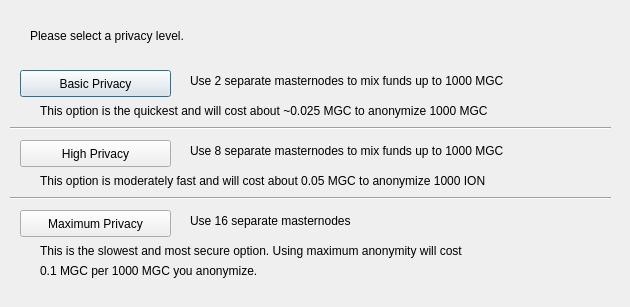
<?xml version="1.0" encoding="UTF-8"?>
<ui version="4.0">
 <class>DarksendConfig</class>
 <widget class="QDialog" name="DarksendConfig">
  <property name="geometry">
   <rect>
    <x>0</x>
    <y>0</y>
    <width>630</width>
    <height>307</height>
   </rect>
  </property>
  <property name="windowTitle">
   <string>Configure Darksend</string>
  </property>
  <widget class="QPushButton" name="buttonBasic">
   <property name="geometry">
    <rect>
     <x>20</x>
     <y>70</y>
     <width>151</width>
     <height>27</height>
    </rect>
   </property>
   <property name="text">
    <string>Basic Privacy</string>
   </property>
  </widget>
  <widget class="QPushButton" name="buttonHigh">
   <property name="geometry">
    <rect>
     <x>20</x>
     <y>140</y>
     <width>151</width>
     <height>27</height>
    </rect>
   </property>
   <property name="text">
    <string>High Privacy</string>
   </property>
  </widget>
  <widget class="QPushButton" name="buttonMax">
   <property name="geometry">
    <rect>
     <x>20</x>
     <y>210</y>
     <width>151</width>
     <height>27</height>
    </rect>
   </property>
   <property name="text">
    <string>Maximum Privacy</string>
   </property>
  </widget>
  <widget class="QLabel" name="label">
   <property name="geometry">
    <rect>
     <x>30</x>
     <y>20</y>
     <width>571</width>
     <height>31</height>
    </rect>
   </property>
   <property name="text">
    <string>Please select a privacy level.</string>
   </property>
  </widget>
  <widget class="QLabel" name="label_2">
   <property name="geometry">
    <rect>
     <x>190</x>
     <y>70</y>
     <width>421</width>
     <height>21</height>
    </rect>
   </property>
   <property name="text">
    <string>Use 2 separate masternodes to mix funds up to 1000 MGC</string>
   </property>
  </widget>
  <widget class="QLabel" name="label_3">
   <property name="geometry">
    <rect>
     <x>190</x>
     <y>140</y>
     <width>411</width>
     <height>21</height>
    </rect>
   </property>
   <property name="text">
    <string>Use 8 separate masternodes to mix funds up to 1000 MGC</string>
   </property>
  </widget>
  <widget class="QLabel" name="label_4">
   <property name="geometry">
    <rect>
     <x>190</x>
     <y>210</y>
     <width>421</width>
     <height>21</height>
    </rect>
   </property>
   <property name="text">
    <string>Use 16 separate masternodes</string>
   </property>
  </widget>
  <widget class="QLabel" name="label_6">
   <property name="geometry">
    <rect>
     <x>40</x>
     <y>100</y>
     <width>561</width>
     <height>21</height>
    </rect>
   </property>
   <property name="text">
    <string>This option is the quickest and will cost about ~0.025 MGC to anonymize 1000 MGC</string>
   </property>
  </widget>
  <widget class="QLabel" name="label_7">
   <property name="geometry">
    <rect>
     <x>40</x>
     <y>170</y>
     <width>561</width>
     <height>21</height>
    </rect>
   </property>
   <property name="text">
    <string>This option is moderately fast and will cost about 0.05 MGC to anonymize 1000 ION</string>
   </property>
  </widget>
  <widget class="QLabel" name="label_8">
   <property name="geometry">
    <rect>
     <x>40</x>
     <y>240</y>
     <width>561</width>
     <height>21</height>
    </rect>
   </property>
   <property name="text">
    <string>This is the slowest and most secure option. Using maximum anonymity will cost</string>
   </property>
  </widget>
  <widget class="QLabel" name="label_9">
   <property name="geometry">
    <rect>
     <x>40</x>
     <y>260</y>
     <width>561</width>
     <height>21</height>
    </rect>
   </property>
   <property name="text">
    <string>0.1 MGC per 1000 MGC you anonymize.</string>
   </property>
  </widget>
  <widget class="Line" name="line">
   <property name="geometry">
    <rect>
     <x>10</x>
     <y>120</y>
     <width>601</width>
     <height>16</height>
    </rect>
   </property>
   <property name="orientation">
    <enum>Qt::Horizontal</enum>
   </property>
  </widget>
  <widget class="Line" name="line_2">
   <property name="geometry">
    <rect>
     <x>10</x>
     <y>190</y>
     <width>601</width>
     <height>16</height>
    </rect>
   </property>
   <property name="orientation">
    <enum>Qt::Horizontal</enum>
   </property>
  </widget>
 </widget>
 <resources/>
 <connections/>
</ui>
